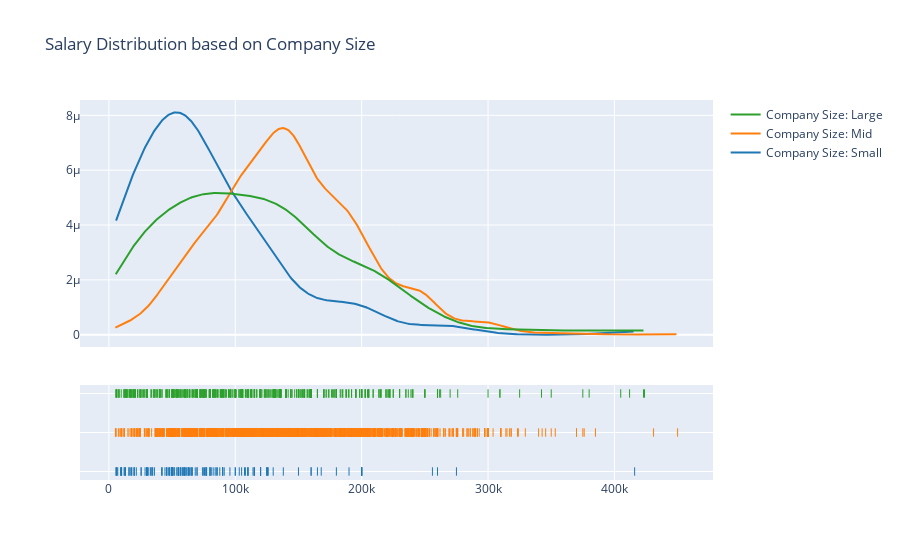
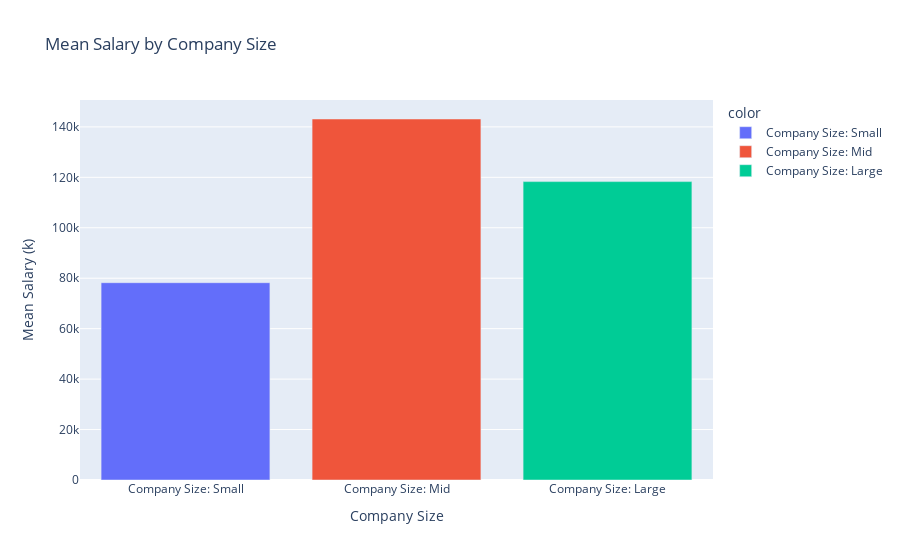

The code cell stored with these charts, in order, in its notebook:
### Markdown cell above
### P.7 Identify
To identify which kind of data that we can use also helps ourselves to prepare the data to be analyzed. After we choose the columns and data characteristics which fit to use for our problem to be solved or questions to be answered, we can prepare the analysis better than directly diving into it.

- **Access the data from Data Management, which is from github.**
- **We identify the salary level and company size in the data.**
- **Printout the Salary Distribution by company size.**

### Code cell
small = exp_salary.loc[company_size['company_size'] == 'S']
mid = exp_salary.loc[company_size['company_size'] == 'M']
large = exp_salary.loc[company_size['company_size'] == 'L']
hist_data = [small['salary_in_usd'], mid['salary_in_usd'], large['salary_in_usd']]
group_labels = ['Company Size: Small', 'Company Size: Mid', 'Company Size: Large']

means = [small['salary_in_usd'].mean(), mid['salary_in_usd'].mean(), large['salary_in_usd'].mean()]

fig1 = ff.create_distplot(hist_data, group_labels, show_hist = False)
fig2 = go.Figure(data = px.bar(x = group_labels, y = means, color = group_labels,
                title = 'Mean Salary by Company Size'))

fig1.update_layout(title = 'Salary Distribution based on Company Size')
fig2.update_layout( xaxis_title = "Company Size", yaxis_title = "Mean Salary (k)")
fig1.show()
fig2.show()

### Figure 1 — Plotly figure (JSON) as saved in the notebook; plotly's stock layout.template omitted (floating-point values rounded to 4 significant figures; data arrays with more than 128 entries replaced by an {"elided": "..."} marker saying what was removed)
{"data": [{"legendgroup": "Company Size: Small", "marker": {"color": "rgb(31, 119, 180)"}, "mode": "lines", "name": "Company Size: Small", "showlegend": true, "type": "scatter", "x": {"elided": "500 float values"}, "xaxis": "x", "y": {"elided": "500 float values"}, "yaxis": "y"}, {"legendgroup": "Company Size: Mid", "marker": {"color": "rgb(255, 127, 14)"}, "mode": "lines", "name": "Company Size: Mid", "showlegend": true, "type": "scatter", "x": {"elided": "500 float values"}, "xaxis": "x", "y": {"elided": "500 float values"}, "yaxis": "y"}, {"legendgroup": "Company Size: Large", "marker": {"color": "rgb(44, 160, 44)"}, "mode": "lines", "name": "Company Size: Large", "showlegend": true, "type": "scatter", "x": {"elided": "500 float values"}, "xaxis": "x", "y": {"elided": "500 float values"}, "yaxis": "y"}, {"legendgroup": "Company Size: Small", "marker": {"color": "rgb(31, 119, 180)", "symbol": "line-ns-open"}, "mode": "markers", "name": "Company Size: Small", "showlegend": false, "type": "scatter", "x": {"elided": "148 int values"}, "xaxis": "x", "y": {"elided": "148 str values"}, "yaxis": "y2"}, {"legendgroup": "Company Size: Mid", "marker": {"color": "rgb(255, 127, 14)", "symbol": "line-ns-open"}, "mode": "markers", "name": "Company Size: Mid", "showlegend": false, "type": "scatter", "x": {"elided": "3153 int values"}, "xaxis": "x", "y": {"elided": "3153 str values"}, "yaxis": "y2"}, {"legendgroup": "Company Size: Large", "marker": {"color": "rgb(44, 160, 44)", "symbol": "line-ns-open"}, "mode": "markers", "name": "Company Size: Large", "showlegend": false, "type": "scatter", "x": {"elided": "454 int values"}, "xaxis": "x", "y": {"elided": "454 str values"}, "yaxis": "y2"}], "layout": {"barmode": "overlay", "hovermode": "closest", "legend": {"traceorder": "reversed"}, "title": {"text": "Salary Distribution based on Company Size"}, "xaxis": {"anchor": "y2", "domain": [0, 1], "zeroline": false}, "yaxis": {"anchor": "free", "domain": [0.35, 1], "position": 0}, "yaxis2": {"anchor": "x", "domain": [0, 0.25], "dtick": 1, "showticklabels": false}}}

### Figure 2 — Plotly figure (JSON) as saved in the notebook; plotly's stock layout.template omitted (floating-point values rounded to 4 significant figures)
{"data": [{"alignmentgroup": "True", "hovertemplate": "color=Company Size: Small<br>x=%{x}<br>y=%{y}<extra></extra>", "legendgroup": "Company Size: Small", "marker": {"color": "#636efa", "pattern": {"shape": ""}}, "name": "Company Size: Small", "offsetgroup": "Company Size: Small", "orientation": "v", "showlegend": true, "textposition": "auto", "type": "bar", "x": ["Company Size: Small"], "xaxis": "x", "y": [78230.0], "yaxis": "y"}, {"alignmentgroup": "True", "hovertemplate": "color=Company Size: Mid<br>x=%{x}<br>y=%{y}<extra></extra>", "legendgroup": "Company Size: Mid", "marker": {"color": "#EF553B", "pattern": {"shape": ""}}, "name": "Company Size: Mid", "offsetgroup": "Company Size: Mid", "orientation": "v", "showlegend": true, "textposition": "auto", "type": "bar", "x": ["Company Size: Mid"], "xaxis": "x", "y": [143100.0], "yaxis": "y"}, {"alignmentgroup": "True", "hovertemplate": "color=Company Size: Large<br>x=%{x}<br>y=%{y}<extra></extra>", "legendgroup": "Company Size: Large", "marker": {"color": "#00cc96", "pattern": {"shape": ""}}, "name": "Company Size: Large", "offsetgroup": "Company Size: Large", "orientation": "v", "showlegend": true, "textposition": "auto", "type": "bar", "x": ["Company Size: Large"], "xaxis": "x", "y": [118300.0], "yaxis": "y"}], "layout": {"barmode": "relative", "legend": {"title": {"text": "color"}, "tracegroupgap": 0}, "title": {"text": "Mean Salary by Company Size"}, "xaxis": {"anchor": "y", "domain": [0, 1], "title": {"text": "Company Size"}}, "yaxis": {"anchor": "x", "domain": [0, 1], "title": {"text": "Mean Salary (k)"}}}}
